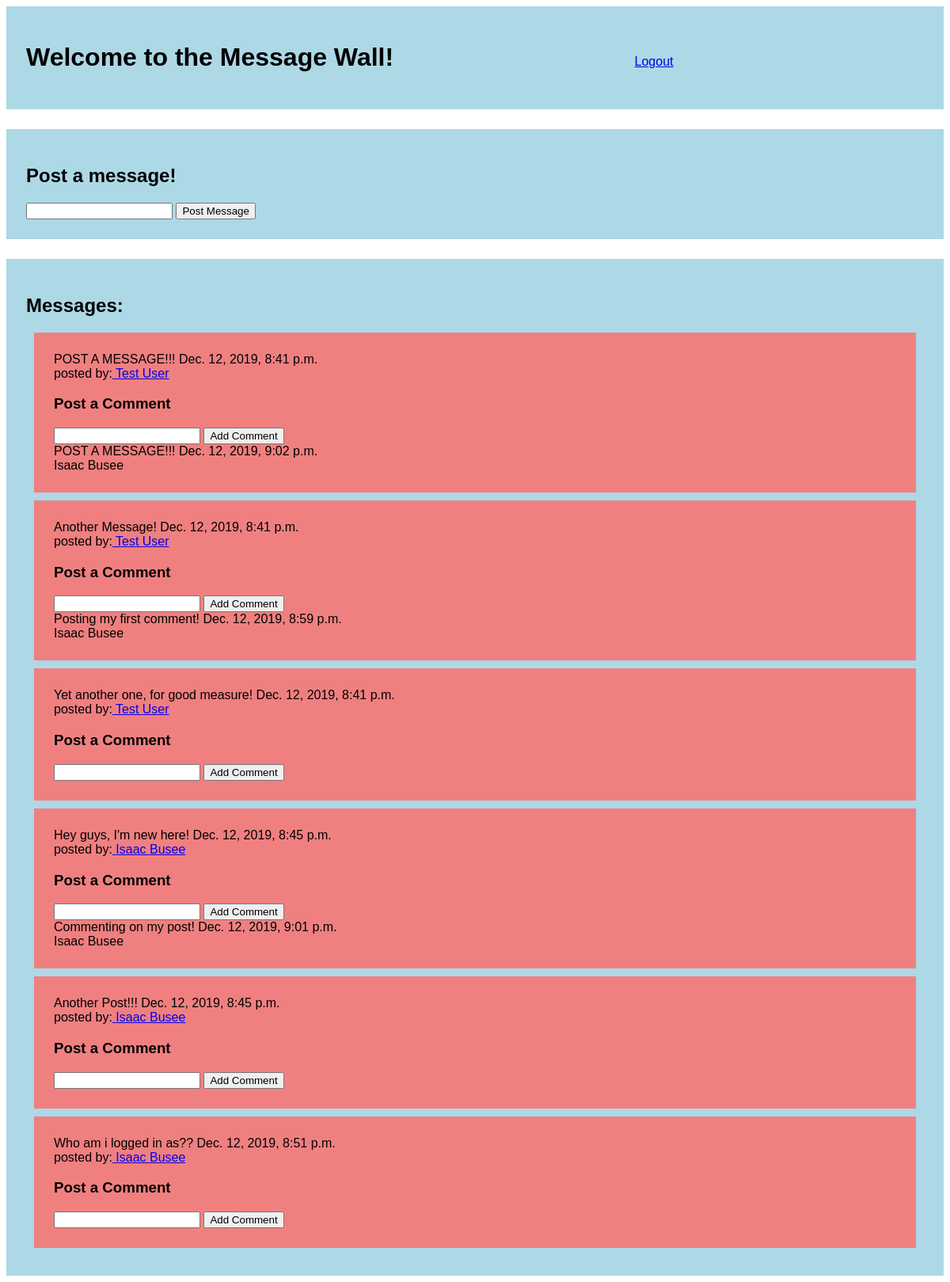
Screenshot of /success (signed in) with the database file from the repository.
### logreg/models.py (models this page shows)
class Message(models.Model):
    message = models.CharField(max_length=250)
    poster = models.ForeignKey(User, related_name='messages', on_delete=models.CASCADE)
    created_at = models.DateTimeField(auto_now_add=
    True)

class User(models.Model):
    first_name = models.CharField(max_length=50)
    last_name = models.CharField(max_length=50)
    email = models.CharField(max_length=50)
    password = models.CharField(max_length=100)
    objects = UserManager()

class Comment(models.Model):
    comment =  models.CharField(max_length=250)
    poster = models.ForeignKey(User, related_name='comments', on_delete=models.CASCADE)
    message = models.ForeignKey(Message, related_name='comments', on_delete=models.CASCADE)
    created_at = models.DateTimeField(auto_now_add=
    True)

### logreg/views.py (the view)
# urls.py: path('success', views.success),
def success(request):
    if 'user' not in request.session:
        return redirect('/')
    else:
        context = {
            'all_messages': Message.objects.all()
        }
        return render(request, "wall.html", context)

### logreg/templates/wall.html (shortened to what this page needs)
<!DOCTYPE html>
<html lang="en">
<head>
</head>
<body>
    <div id='head'>
        <h1>Welcome to the Message Wall!</h1>
        <a href='/logout'>Logout</a>
    </div>
    <div id='post'>
        <h2>Post a message!</h2>
        <form action="/add_message" method="POST">
            <input type='text' name='content'>
            <input type="submit" value='Post Message'>
        </form>
    </div>
    <div id='content'>
        <h2>Messages:</h2>
            {% for message in all_messages %}
                    <div class='one_mess'>
                        {{message.message}} {{message.created_at}}<br>
                        posted by:<a href="/view/{{message.poster.id}}"> {{message.poster.first_name}} {{message.poster.last_name}}</a><br>
                        <h3>Post a Comment</h3>
                        <form action="/add_comm/{{message.id}}" method=POST>
                            <input type="text" name='content'>
                            <input type="submit" value='Add Comment'>
                        </form>
                        {% for comment in message.comments.all %}
                            {{comment.comment}} {{comment.created_at}}<br>
                            {{comment.poster.first_name}} {{comment.poster.last_name}}
                        {% endfor %}
                    </div>
            {% endfor %}
    </div>
</body>
</html>

### logreg/templates/wall.html (style rules this page uses)
* { font-family: sans-serif; }
#head { background-color: lightblue; padding: 25px; }
#head h1 { display: inline-block; margin-right: 300px; }
#head a { display: inline-block; }
#post { background-color: lightblue; margin-top: 25px; padding: 25px; }
#content { background-color: lightblue; margin-top: 25px; padding: 25px; }
.one_mess { background-color: lightcoral; padding: 25px; margin: 10px; }

### rows the page displays
Message: message "POST A MESSAGE!!!", created_at "Dec. 12, 2019, 8:41 p.m.", poster.first_name "Test", poster.last_name "User"
Comment: comment "POST A MESSAGE!!!", created_at "Dec. 12, 2019, 9:02 p.m.", poster.first_name "Isaac", poster.last_name "Busee"
Message: message "Another Message!", created_at "Dec. 12, 2019, 8:41 p.m.", poster.first_name "Test", poster.last_name "User"
Comment: comment "Posting my first comment!", created_at "Dec. 12, 2019, 8:59 p.m.", poster.first_name "Isaac", poster.last_name "Busee"
Message: message "Yet another one, for good measure!", created_at "Dec. 12, 2019, 8:41 p.m.", poster.first_name "Test", poster.last_name "User"
Message: message "Hey guys, I'm new here!", created_at "Dec. 12, 2019, 8:45 p.m.", poster.first_name "Isaac", poster.last_name "Busee"
Comment: comment "Commenting on my post!", created_at "Dec. 12, 2019, 9:01 p.m.", poster.first_name "Isaac", poster.last_name "Busee"
Message: message "Another Post!!!", created_at "Dec. 12, 2019, 8:45 p.m.", poster.first_name "Isaac", poster.last_name "Busee"
Message: message "Who am i logged in as??", created_at "Dec. 12, 2019, 8:51 p.m.", poster.first_name "Isaac", poster.last_name "Busee"
